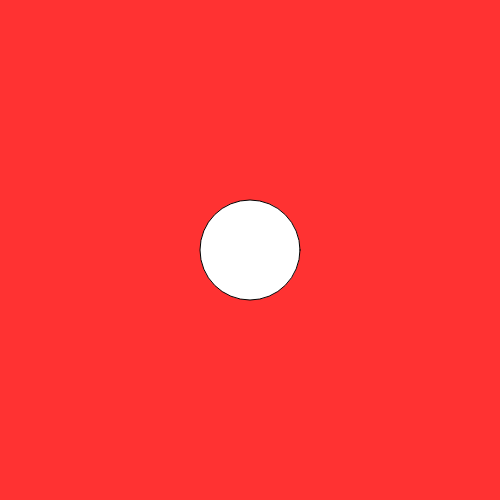
Frame 1 (no input)
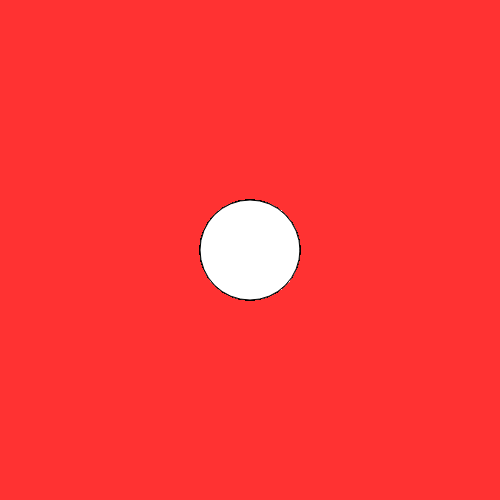
Frame 60 (no input)
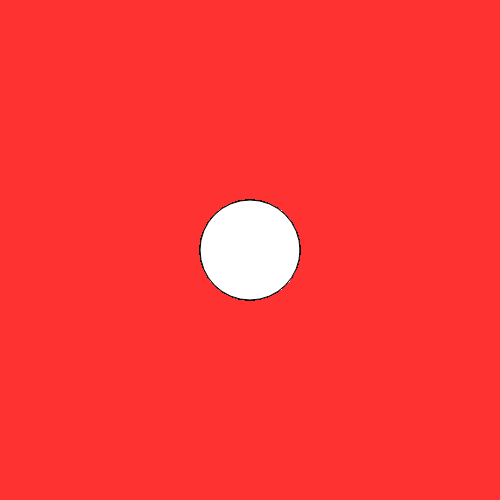
Frame 120 (the mouse pressed at the canvas centre since frame 60)

The p5.js sketch that drew these frames (run headless with seeded random() and noise() and a simulated clock; from frame 60 on, the mouse is pressed at the canvas centre):

// p5.js sketch
// ── sketch.js
function setup() {
  // put setup code here
createCanvas(500,500);
background(255,50,50);
}

function draw() {
  // put drawing code here
  ellipse(width/2, height/2, 100, 100);
}
